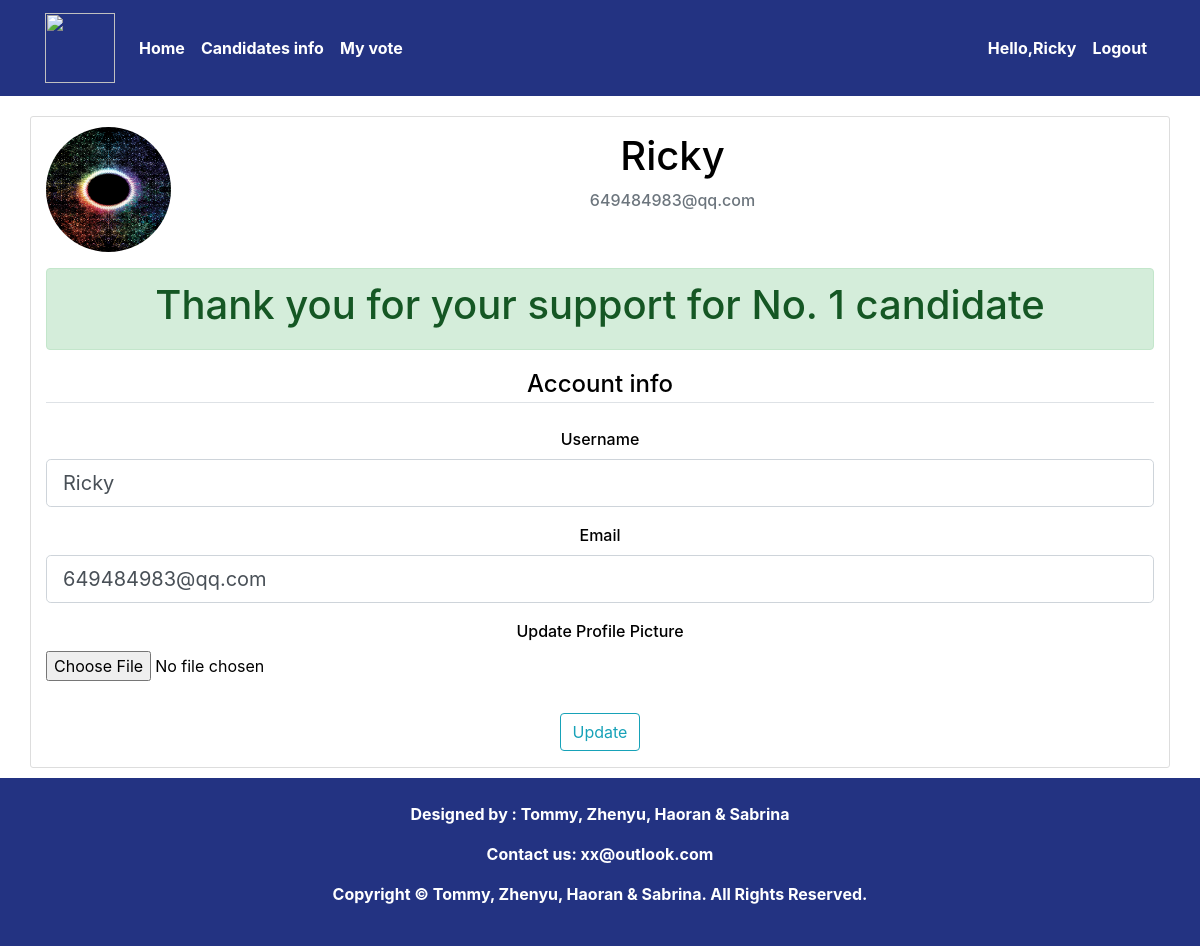
Page /account (signed in) on the earlier database version.
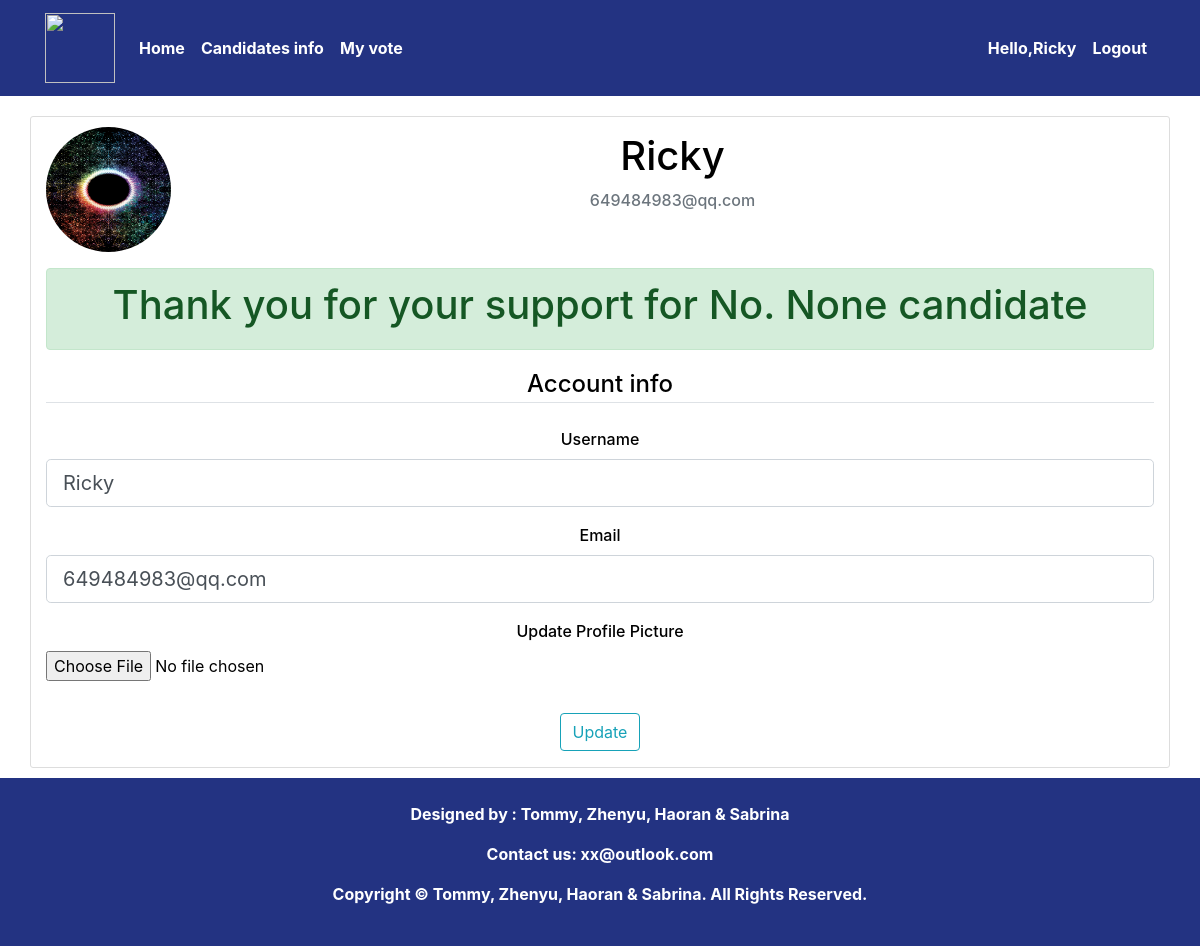
Same page on the later database version.
### package/models.py (models this page shows, shortened)
class User(db.Model, UserMixin):
    id = db.Column(db.Integer, primary_key=True)
    username = db.Column(db.String(20), unique=True, nullable=False)
    email = db.Column(db.String(120), unique=True, nullable=False)
    image_file = db.Column(db.String(20), nullable=False, default='default.jpg')
    password = db.Column(db.String(60), nullable=False)
    is_admin = db.Column(db.Boolean, default=False)
    preference = db.Column(db.Integer, db.ForeignKey('candidate.id'))

### package/routes.py (the view)
@app.route('/account', methods=['GET', 'POST'])
@login_required
def account():
    form = UpdateAccountForm()
    if form.validate_on_submit():
        if form.picture.data:
            picture_file = save_picture(form.picture.data)
            current_user.image_file = picture_file
        current_user.username = form.username.data
        current_user.email = form.email.data
        db.session.commit()
        flash('your account has been updated!', 'success')
        return redirect(url_for('account'))
    elif request.method == 'GET':
        form.username.data = current_user.username
        form.email.data = current_user.email
    image_file = url_for('static', filename='img/' + current_user.image_file)
    return render_template('account.html',title='account', image_file=image_file, form=form)

### package/forms.py (shortened to what this page needs)
class UpdateAccountForm(FlaskForm):
    username = StringField('Username', validators=[DataRequired(), Length(min=2,max=20)])
    email = StringField('Email', validators=[DataRequired(), Email()])
    picture = FileField('Update Profile Picture', validators=[FileAllowed(['jpg','png'])])
    submit = SubmitField('Update')

### package/models.py (called while the page is built)
@login_manager.user_loader
def load_user(user_id):
    return User.query.get(int(user_id))

### package/templates/account.html (shortened to what this page needs)
{% extends "base.html" %}
{% block content %}
<link rel="stylesheet" type="text/css" href="{{ url_for('static',filename='account.css') }}" />
    <div class="container box">
        <div class="media">
            <img class="rounded-circle account-img" src="{{ image_file }}" alt="">
            <div class="media-body">
                <h2 class="account-heading">{{ current_user.username }}</h2>
                <p class="text-secondary">{{ current_user.email }}</p>
            </div>
        </div>
        <div class="alert alert-success text-center">
            {% if current_user.is_admin == True %}
            <h1>Hello admin!</h1>
            {% else %}
            <h1>Thank you for your support for No. {{ current_user.preference }} candidate</h1>
            {% endif %}
        </div>
        <form method="POST" action="" enctype="multipart/form-data">
            <fieldset class="form-group">
                <legend class="border-bottom mb-4">Account info</legend>
                <div class="form-group">
                    {{ form.username.label(class="form-control-label")}}
                    {% if form.username.errors %}
                    {{ form.username(class="form-control-lg form-control is-invalid")}}
                    <div class="invalid-feedback">
                        {% for error in form.username.errors %}
                        <span>{{ error }}</span>
                        {% endfor %}
                    </div>
                    {% else %}
                    {{ form.username(class="form-control-lg form-control")}}
                    {% endif %}
                </div>
                <div class="form-group">
                    {{ form.email.label(class="form-control-label")}}
                    {% if form.email.errors %}
                    {{ form.email(class="form-control-lg form-control is-invalid")}}
                    <div class="invalid-feedback">
                        {% for error in form.email.errors %}
                        <span>{{ error }}</span>
                        {% endfor %}
                    </div>
                    {% else %}
                    {{ form.email(class="form-control-lg form-control")}}
                    {% endif %}
                </div>
                <div class="form-group">
                    {{ form.picture.label() }}
                    {{ form.picture(class="form-control-file") }}
                </div>
            </fieldset>
            <div class="form-group">
                {{ form.submit(class="btn btn-outline-info")}}
            </div>
        </form>
    </div>
{% endblock content %}

### package/templates/base.html (shortened to what this page needs)
<!DOCTYPE html>
<html lang="en">
  <head>
    <link
      rel="stylesheet"
      href="https://stackpath.bootstrapcdn.com/bootstrap/4.4.1/css/bootstrap.min.css"
    />
    <link
      rel="stylesheet"
      type="text/css"
      href="{{ url_for('static',filename='base.css') }}"
    />
  </head>
  <body>
    <header>
      <nav class="navbar navbar-expand-lg navbar-dark" id="header">
        <div class="container">
          <a class="navbar-brand" href="{{ url_for('index') }}">
            <img
              src="https://www.uwastudentguild.com/site/themes/uwastudentguild/img/uwa-student-guild_web.png"
              alt=""
              width="70px"
              height="70px"
            />
          </a>
          <div class="collapse navbar-collapse" id="navbarToggler">
            <ul class="navbar-nav mr-auto mt-2 mt-lg-0">
              <li class="nav-item">
                <a class="nav-link" href="{{ url_for('index') }}">Home</a>
              </li>
              <li class="nav-item">
                <a class="nav-link" href="{{ url_for('candidate') }}"
                  >Candidates info</a
                >
              </li>
              <li class="nav-item">
                <a class="nav-link" href="{{ url_for('account') }}">My vote</a>
              </li>
            </ul>
            <ul class="navbar-nav mt-2 mt-lg-0">
              {% if current_user.is_authenticated %}
              <li class="nav-item">
                <a class="nav-link" href="{{ url_for('account') }}"
                  >Hello,{{current_user.username}}</a
                >
              </li>
              <li class="nav-item">
                <a class="nav-link" href="{{ url_for('logout') }}">Logout</a>
              </li>
              {% endif %}
            </ul>
          </div>
        </div>
      </nav>
    </header>
    {% block content%}{% endblock %}
    <footer class="footer" >
      <br>
      <p>Designed by : Tommy, Zhenyu, Haoran & Sabrina</p>
      <p>Contact us: <a href="#">xx@outlook.com</a></p>
      <p>Copyright © Tommy, Zhenyu, Haoran & Sabrina. All Rights Reserved.</p>
      <br>
    </footer>
  </body>
</html>

Differences in the rows shown:
changed User "Ricky": preference "1" → "None"
